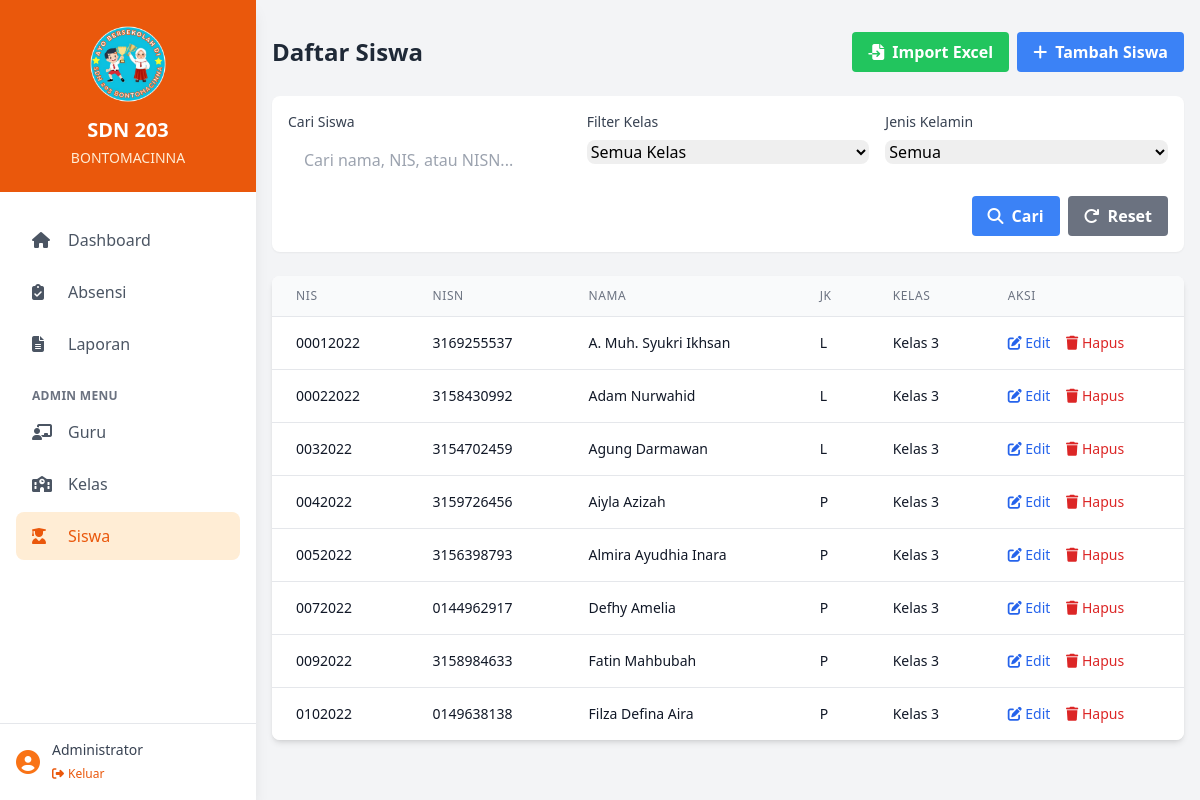
Page /siswa.php (signed in) on the committed database.
### tables this page shows
CREATE TABLE `siswa` (
  `id` int(11) NOT NULL,
  `nis` varchar(20) NOT NULL,
  `nisn` varchar(20) NOT NULL,
  `nama` varchar(100) NOT NULL,
  `jenis_kelamin` enum('L','P') NOT NULL,
  `kelas_id` int(11) NOT NULL,
  `created_at` timestamp NOT NULL DEFAULT current_timestamp(),
  `updated_at` timestamp NOT NULL DEFAULT current_timestamp() ON UPDATE current_timestamp()
);

CREATE TABLE `kelas` (
  `id` int(11) NOT NULL,
  `nama_kelas` varchar(20) NOT NULL,
  `guru_id` int(11) DEFAULT NULL,
  `created_at` timestamp NOT NULL DEFAULT current_timestamp(),
  `updated_at` timestamp NOT NULL DEFAULT current_timestamp() ON UPDATE current_timestamp()
);

### siswa.php (the view, shortened to what this page needs)
<?php
require_once 'config/koneksi.php';
require_once 'partials/header.php';
require_once 'partials/navbar.php';
$search = isset($_GET['search']) ? $_GET['search'] : '';
$query = "
    SELECT s.*, k.nama_kelas
    FROM siswa s
    JOIN kelas k ON s.kelas_id = k.id
    WHERE 1=1
";
$params = [];
$query .= " ORDER BY k.nama_kelas, s.nama";
$stmt = $pdo->prepare($query);
$stmt->execute($params);
$siswa_list = $stmt->fetchAll();
?>
<div class="md:pl-64 pb-safe">
    <div class="container mx-auto px-4 py-8">
        <div class="flex justify-between items-center mb-6">
            <h1 class="text-2xl font-bold text-gray-800">Daftar Siswa</h1>
            <div class="flex space-x-2">
                <button onclick="document.getElementById('modalImport').classList.remove('hidden')"
                        class="bg-green-500 hover:bg-green-700 text-white font-bold py-2 px-4 rounded">
                    <i class="fas fa-file-import mr-2"></i>Import Excel
                </button>
                <button onclick="document.getElementById('modalTambah').classList.remove('hidden')"
                        class="bg-blue-500 hover:bg-blue-700 text-white font-bold py-2 px-4 rounded">
                    <i class="fas fa-plus mr-2"></i>Tambah Siswa
                </button>
            </div>
        </div>
        <div class="bg-white rounded-lg shadow-sm p-4 mb-6">
            <form method="GET" class="grid grid-cols-1 md:grid-cols-3 gap-4">
                <div>
                    <label class="block text-sm font-medium text-gray-700 mb-2">Cari Siswa</label>
                    <input type="text" name="search" value="<?= htmlspecialchars($search) ?>"
                           placeholder="Cari nama, NIS, atau NISN..."
                           class="w-full rounded-lg border-gray-300 focus:ring-blue-500 focus:border-blue-500 px-4 py-2">
                </div>
                <div>
                    <label class="block text-sm font-medium text-gray-700 mb-2">Filter Kelas</label>
                    <select name="kelas_filter" class="w-full rounded-lg border-gray-300 focus:ring-blue-500 focus:border-blue-500">
                        <option value="">Semua Kelas</option>
                    </select>
                </div>
                <div>
                    <label class="block text-sm font-medium text-gray-700 mb-2">Jenis Kelamin</label>
                    <select name="jk_filter" class="w-full rounded-lg border-gray-300 focus:ring-blue-500 focus:border-blue-500">
                        <option value="">Semua</option>
                    </select>
                </div>
                <div class="md:col-span-3 flex justify-end">
                    <button type="submit" class="bg-blue-500 hover:bg-blue-700 text-white font-bold py-2 px-4 rounded mr-2">
                        <i class="fas fa-search mr-2"></i>Cari
                    </button>
                    <a href="siswa.php" class="bg-gray-500 hover:bg-gray-700 text-white font-bold py-2 px-4 rounded">
                        <i class="fas fa-redo mr-2"></i>Reset
                    </a>
                </div>
            </form>
        </div>
        <div class="bg-white shadow-md rounded-lg overflow-hidden">
            <div class="table-responsive">
                <table class="min-w-full divide-y divide-gray-200 table-responsive-stack">
                    <thead class="bg-gray-50">
                        <tr>
                            <th class="px-6 py-3 text-left text-xs font-medium text-gray-500 uppercase tracking-wider">NIS</th>
                            <th class="px-6 py-3 text-left text-xs font-medium text-gray-500 uppercase tracking-wider">NISN</th>
                            <th class="px-6 py-3 text-left text-xs font-medium text-gray-500 uppercase tracking-wider">Nama</th>
                            <th class="px-6 py-3 text-left text-xs font-medium text-gray-500 uppercase tracking-wider">JK</th>
                            <th class="px-6 py-3 text-left text-xs font-medium text-gray-500 uppercase tracking-wider">Kelas</th>
                            <th class="px-6 py-3 text-left text-xs font-medium text-gray-500 uppercase tracking-wider">Aksi</th>
                        </tr>
                    </thead>
                    <tbody class="bg-white divide-y divide-gray-200">
                        <?php if(empty($siswa_list)): ?>
                            <tr>
                                <td colspan="6" class="px-6 py-4 text-center text-gray-500">
                                    Tidak ada data siswa yang ditemukan
                                </td>
                            </tr>
                        <?php else: ?>
                            <?php foreach($siswa_list as $siswa): ?>
                                <tr>
                                    <td data-label="NIS" class="px-6 py-4 whitespace-nowrap text-sm text-gray-900">
                                        <?= htmlspecialchars($siswa['nis']) ?>
                                    </td>
                                    <td data-label="NISN" class="px-6 py-4 whitespace-nowrap text-sm text-gray-900">
                                        <?= htmlspecialchars($siswa['nisn']) ?>
                                    </td>
                                    <td data-label="Nama" class="px-6 py-4 whitespace-nowrap text-sm text-gray-900">
                                        <?= htmlspecialchars($siswa['nama']) ?>
                                    </td>
                                    <td data-label="JK" class="px-6 py-4 whitespace-nowrap text-sm text-gray-900">
                                        <?= $siswa['jenis_kelamin'] ?>
                                    </td>
                                    <td data-label="Kelas" class="px-6 py-4 whitespace-nowrap text-sm text-gray-900">
                                        <?= htmlspecialchars($siswa['nama_kelas']) ?>
                                    </td>
                                    <td data-label="Aksi" class="px-6 py-4 whitespace-nowrap text-sm font-medium">
                                        <button onclick="editSiswa(<?= htmlspecialchars(json_encode($siswa)) ?>)"
                                                class="text-blue-600 hover:text-blue-900 mr-3">
                                            <i class="fas fa-edit"></i> Edit
                                        </button>
                                        <button onclick="hapusSiswa(<?= $siswa['id'] ?>, '<?= htmlspecialchars($siswa['nama']) ?>')"
                                                class="text-red-600 hover:text-red-900">
                                            <i class="fas fa-trash"></i> Hapus
                                        </button>
                                    </td>
                                </tr>
                            <?php endforeach; ?>
                        <?php endif; ?>
                    </tbody>
                </table>
            </div>
        </div>
    </div>
</div>
<?php require_once 'partials/footer.php'; ?>

### partials/header.php (style rules this page uses)
@media (min-width: 769px) { .container { max-width: 1200px; margin-left: auto; margin-right: auto; } }
@media (min-width: 769px) { .table-responsive { margin: 0 auto; } }
@media (min-width: 769px) { .table-responsive-stack { width: 100%; margin: 0 auto; } }
@media (min-width: 769px) { .table-responsive-stack td:before { display: none; } }

### rows in the picture
siswa: nis "00012022", nisn "3169255537", nama "A. Muh. Syukri Ikhsan", jenis_kelamin "L", kelas.nama_kelas "Kelas 3"
siswa: nis "00022022", nisn "3158430992", nama "Adam Nurwahid", jenis_kelamin "L", kelas.nama_kelas "Kelas 3"
siswa: nis "0032022", nisn "3154702459", nama "Agung Darmawan", jenis_kelamin "L", kelas.nama_kelas "Kelas 3"
siswa: nis "0042022", nisn "3159726456", nama "Aiyla Azizah", jenis_kelamin "P", kelas.nama_kelas "Kelas 3"
siswa: nis "0052022", nisn "3156398793", nama "Almira Ayudhia Inara", jenis_kelamin "P", kelas.nama_kelas "Kelas 3"
siswa: nis "0072022", nisn "0144962917", nama "Defhy Amelia", jenis_kelamin "P", kelas.nama_kelas "Kelas 3"
siswa: nis "0092022", nisn "3158984633", nama "Fatin Mahbubah", jenis_kelamin "P", kelas.nama_kelas "Kelas 3"
siswa: nis "0102022", nisn "0149638138", nama "Filza Defina Aira", jenis_kelamin "P", kelas.nama_kelas "Kelas 3"

### other values in the picture
$_SESSION['nama'] "Administrator"
